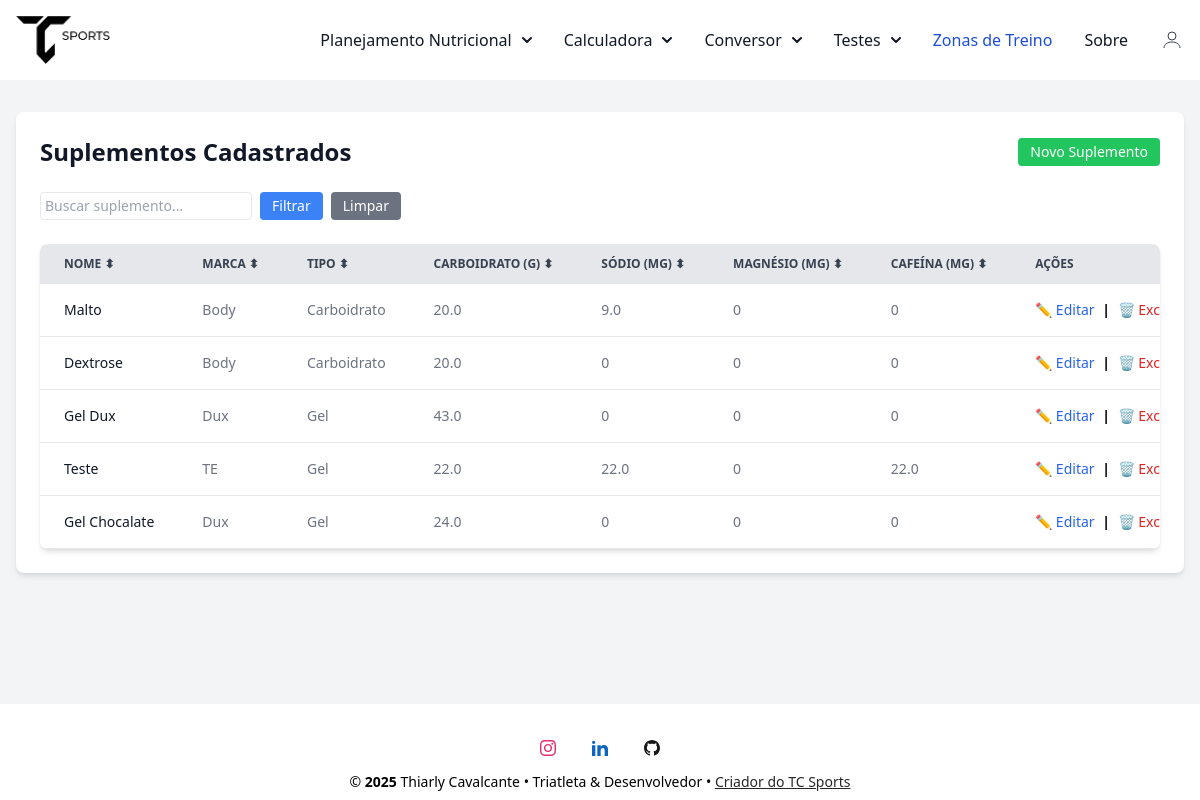
Page /suplementos (signed in) on the committed database.
### conversor/models.py (models this page shows, shortened)
class Suplemento(database.Model):
    __tablename__ = 'suplementos'
    id = database.Column(database.Integer, primary_key=True)
    user_id = database.Column(database.Integer, database.ForeignKey('user.id'), nullable=False)
    nome = database.Column(database.String(100), nullable=False)
    tipo = database.Column(database.String(50), nullable=False)
    marca = database.Column(database.String(50))
    carbo = database.Column(database.Float)
    sodio = database.Column(database.Float)
    magnesio = database.Column(database.Float)
    potassio = database.Column(database.Float)
    calcio = database.Column(database.Float)
    cafeina = database.Column(database.Float)
    taurina = database.Column(database.Float)
    beta_alanina = database.Column(database.Float)
    citrulina = database.Column(database.Float)
    creatina = database.Column(database.Float)
    coq10 = database.Column(database.Float)
    carnitina = database.Column(database.Float)
    leucina = database.Column(database.Float)
    isoleucina = database.Column(database.Float)
    valina = database.Column(database.Float)
    arginina = database.Column(database.Float)
    vit_b1 = database.Column(database.Float)
    vit_b2 = database.Column(database.Float)
    vit_b3 = database.Column(database.Float)
    vit_b6 = database.Column(database.Float)
    vit_b7 = database.Column(database.Float)
    vit_b9 = database.Column(database.Float)
    vit_b12 = database.Column(database.Float)
    vit_c = database.Column(database.Float)
    comentario = database.Column(database.Text)  # campo livre para observações
    ingredientes = database.Column(database.Text)  # composição ou descrição dos ingredientes

### conversor/router.py (the view)
@app.route('/suplementos')
@login_required
def listar_suplementos():
    filtro = request.args.get('filtro', '')
    ordenar = request.args.get('ordenar', '')
    direcao = request.args.get('direcao', 'desc')
    query = Suplemento.query.filter_by(user_id=current_user.id)  # 👈 só do usuário logado
    if filtro:
        query = query.filter(
            Suplemento.nome.ilike(f'%{filtro}%') | Suplemento.tipo.ilike(f'%{filtro}%')
        )
    if ordenar == 'carbo':
        query = query.order_by(Suplemento.carbo.asc() if direcao == 'asc' else Suplemento.carbo.desc())
    elif ordenar == 'sodio':
        query = query.order_by(Suplemento.sodio.asc() if direcao == 'asc' else Suplemento.sodio.desc())
    suplementos = query.all()
    return render_template(
        'listar_suplementos.html',
        suplementos=suplementos,
        filtro=filtro,
        ordenar=ordenar,
        direcao=direcao
    )

### conversor/models.py (called while the page is built)
@login_manager.user_loader
def load_user(user_id):
    return User.query.get(int(user_id))

### conversor/templates/listar_suplementos.html (shortened to what this page needs)
{% extends "base.html" %}
{% block content %}
<div class="flex flex-col items-center justify-center mt-8 px-4">
    <div class="w-full max-w-8xl p-6 bg-white rounded-lg shadow-md">
        <div class="flex flex-col sm:flex-row justify-between items-center mb-6 gap-4">
            <h1 class="text-2xl font-bold text-gray-900">Suplementos Cadastrados</h1>
            <a href="{{ url_for('novo_suplemento') }}" class="bg-green-500 hover:bg-blue-700 text-white px-3 py-1 text-sm rounded text-center">
                Novo Suplemento
            </a>
        </div>
        <form method="GET" class="flex flex-col sm:flex-row flex-wrap gap-2 mb-6 w-full">
          <input type="text" id="busca" placeholder="Buscar suplemento..." onkeyup="filtrarTabela()" class="border text-sm px-1 py-0.5 rounded w-full sm:w-auto">
            <button type="submit" class="bg-blue-500 text-white px-3 py-1 text-sm rounded hover:bg-blue-700 w-full sm:w-auto">
                Filtrar
            </button>
            <a href="{{ url_for('listar_suplementos') }}" class="bg-gray-500 text-white px-3 py-1 text-sm rounded hover:bg-gray-700 w-full sm:w-auto text-center">
                Limpar
            </a>
        </form>
        {% if suplementos %}
        <div class="relative overflow-x-auto shadow-md sm:rounded-lg">
            <table class="w-full text-sm text-left rtl:text-right text-gray-500 dark:text-gray-400">
              <thead class="text-xs text-gray-700 uppercase bg-gray-200 dark:bg-gray-700 dark:text-gray-400">
                <tr>
                  <th scope="col" class="px-6 py-3 whitespace-nowrap truncate cursor-pointer" onclick="sortTable(0)">Nome ⬍</th>
                  <th scope="col" class="px-6 py-3 whitespace-nowrap truncate cursor-pointer" onclick="sortTable(1)">Marca ⬍</th>
                  <th scope="col" class="px-6 py-3 whitespace-nowrap truncate cursor-pointer" onclick="sortTable(2)">Tipo ⬍</th>
                  <th scope="col" class="px-6 py-3 whitespace-nowrap truncate cursor-pointer" onclick="sortTable(3, true)">Carboidrato (g) ⬍</th>
                  <th scope="col" class="px-6 py-3 whitespace-nowrap truncate cursor-pointer" onclick="sortTable(4, true)">Sódio (mg) ⬍</th>
                  <th scope="col" class="px-6 py-3 whitespace-nowrap truncate cursor-pointer" onclick="sortTable(5, true)">Magnésio (mg) ⬍</th>
                  <th scope="col" class="px-6 py-3 whitespace-nowrap truncate cursor-pointer" onclick="sortTable(6, true)">Cafeína (mg) ⬍</th>
                  <th scope="col" class="px-6 py-3 whitespace-nowrap truncate cursor-pointer">Ações</th>
                </tr>
              </thead>
                <tbody>
                    {% for suplemento in suplementos %}
                    <tr class="bg-white border-b dark:bg-gray-800 dark:border-gray-700 border-gray-200">
                        <th scope="row" class="px-6 py-4 font-medium text-gray-900 whitespace-nowrap dark:text-white whitespace-nowrap">{{ suplemento.nome }}</th>
                        <td class="px-6 py-4 whitespace-nowrap">{{ suplemento.marca }}</td>
                        <td class="px-6 py-4 whitespace-nowrap">{{ suplemento.tipo }}</td>
                        <td class="px-6 py-4 whitespace-nowrap">{{ suplemento.carbo or 0 }}</td>
                        <td class="px-6 py-4 whitespace-nowrap">{{ suplemento.sodio or 0 }}</td>
                        <td class="px-6 py-4 whitespace-nowrap">{{ suplemento.magnesio or 0 }}</td>
                        <td class="px-6 py-4 whitespace-nowrap">{{ suplemento.cafeina or 0 }}</td>
                        <td class="px-6 py-4 whitespace-nowrap">
                            <a href="{{ url_for('editar_suplemento', id=suplemento.id) }}" class="text-blue-600 text-sm hover:underline">✏️ Editar</a>
                            <span class="mx-1">|</span>
                            <a href="{{ url_for('excluir_suplemento', id=suplemento.id) }}" class="text-red-600 text-sm hover:underline" onclick="return confirm('Tem certeza que deseja excluir?')">🗑️ Excluir</a>
                        </td>
                    </tr>
                    {% endfor %}
                </tbody>
            </table>
        </div>
        {% else %}
        <p class="text-center text-gray-500">Nenhum suplemento cadastrado ainda.</p>
        {% endif %}
    </div>
</div>
{% endblock %}

### conversor/templates/base.html (shortened to what this page needs)
<!DOCTYPE html>
<html lang="pt">
<head>
    <link rel="stylesheet" href="https://cdnjs.cloudflare.com/ajax/libs/font-awesome/6.5.0/css/all.min.css">
    <script src="https://cdn.tailwindcss.com"></script>
    <link rel="stylesheet" href="{{ url_for('static', filename='css/style.css') }}">
</head>
<body>
    {% include 'navbar.html' %}
    <div class="content">
    {% block content %}
    {% endblock %}
    </div>
<footer class="w-full bg-white border-gray-200 text-center text-white dark:bg-neutral-600">
    <div class="pt-9 w-full">
      <div class="mb-2 flex justify-center">
        <a href="https://www.instagram.com/thiarly_tc/" target="_blank" class="mr-9 text-neutral-800 dark:text-neutral-200" aria-label="Instagram">
        </a>
        <a href="https://www.linkedin.com/in/thiarly-cavalcante-b0aa6056/" target="_blank" class="mr-9 text-neutral-800 dark:text-neutral-200" aria-label="Linkedin">
        </a>
        <a href="https://github.com/thiarly" target="_blank" class="text-neutral-800 dark:text-neutral-200" aria-label="Github">
        </a>
      </div>
    </div>
<div class="w-full text-sm bg-white p-2 text-center text-black dark:bg-neutral-700 dark:text-neutral-200">
  &copy; <span id="copyrightYear"></span> Thiarly Cavalcante • Triatleta & Desenvolvedor •
  <a
    class="text-neutral-800 dark:text-neutral-400 underline hover:text-blue-500"
    href="https://tccavalcante.com" target="_blank"
  >
    Criador do TC Sports
  </a>
</div>
  </footer>
</body>
</html>

### conversor/templates/navbar.html (shortened to what this page needs)
<!DOCTYPE html>
<html lang="en">
<head>
    <script src="https://cdn.tailwindcss.com"></script>
</head>
<body class="bg-gray-100">
<nav class="bg-white border-gray-200 dark:bg-gray-900 dark:border-gray-700">
  <div class="max-w-screen-xl flex flex-wrap items-center justify-between mx-auto p-4">
    <a href="{{url_for('zonas')}}" class="flex items-center">
      <img src="{{ url_for('static', filename='image/tcsports1.png')}}" class="h-12 mr-3 " alt="Flowbite Logo" />
    </a>
    <div class="hidden w-full md:block md:w-auto" id="divNav">
      <ul class="flex flex-col font-medium p-4 md:p-0 mt-4 border border-gray-100 rounded-lg bg-gray-50 md:space-x-8 rtl:space-x-reverse md:flex-row md:mt-0 md:border-0 md:bg-white dark:bg-gray-800 md:dark:bg-gray-900 dark:border-gray-700">
        <li class="relative">
          <button id="dropdownNavbarLink4" data-dropdown-toggle="dropdownNavbar" class="flex items-center justify-between w-full py-2 px-3 text-gray-900 rounded hover:bg-gray-100 md:hover:bg-transparent md:border-0 md:hover:text-blue-700 md:p-0 md:w-auto dark:text-white md:dark:hover:text-blue-500 dark:focus:text-white dark:border-gray-700 dark:hover:bg-gray-700 md:dark:hover:bg-transparent">Planejamento Nutricional <svg class="w-2.5 h-2.5 ms-2.5" aria-hidden="true" xmlns="http://www.w3.org/2000/svg" fill="none" viewBox="0 0 10 6">
    <path stroke="currentColor" stroke-linecap="round" stroke-linejoin="round" stroke-width="2" d="m1 1 4 4 4-4"/>
    </svg></button>
      </li>
        <li class="relative">
            <button id="dropdownNavbarLink1" data-dropdown-toggle="dropdownNavbar" class="flex items-center justify-between w-full py-2 px-3 text-gray-900 rounded hover:bg-gray-100 md:hover:bg-transparent md:border-0 md:hover:text-blue-700 md:p-0 md:w-auto dark:text-white md:dark:hover:text-blue-500 dark:focus:text-white dark:border-gray-700 dark:hover:bg-gray-700 md:dark:hover:bg-transparent">Calculadora <svg class="w-2.5 h-2.5 ms-2.5" aria-hidden="true" xmlns="http://www.w3.org/2000/svg" fill="none" viewBox="0 0 10 6">
    <path stroke="currentColor" stroke-linecap="round" stroke-linejoin="round" stroke-width="2" d="m1 1 4 4 4-4"/>
  </svg></button>
        </li>
        <li class="relative">
          <button id="dropdownNavbarLink2" data-dropdown-toggle="dropdownNavbar" class="flex items-center justify-between w-full py-2 px-3 text-gray-900 rounded hover:bg-gray-100 md:hover:bg-transparent md:border-0 md:hover:text-blue-700 md:p-0 md:w-auto dark:text-white md:dark:hover:text-blue-500 dark:focus:text-white dark:border-gray-700 dark:hover:bg-gray-700 md:dark:hover:bg-transparent">Conversor <svg class="w-2.5 h-2.5 ms-2.5" aria-hidden="true" xmlns="http://www.w3.org/2000/svg" fill="none" viewBox="0 0 10 6">
  <path stroke="currentColor" stroke-linecap="round" stroke-linejoin="round" stroke-width="2" d="m1 1 4 4 4-4"/>
</svg></button>
      </li>
      <li class="relative">
        <button id="dropdownNavbarLink3" data-dropdown-toggle="dropdownNavbar" class="flex items-center justify-between w-full py-2 px-3 text-gray-900 rounded hover:bg-gray-100 md:hover:bg-transparent md:border-0 md:hover:text-blue-700 md:p-0 md:w-auto dark:text-white md:dark:hover:text-blue-500 dark:focus:text-white dark:border-gray-700 dark:hover:bg-gray-700 md:dark:hover:bg-transparent">Testes <svg class="w-2.5 h-2.5 ms-2.5" aria-hidden="true" xmlns="http://www.w3.org/2000/svg" fill="none" viewBox="0 0 10 6">
<path stroke="currentColor" stroke-linecap="round" stroke-linejoin="round" stroke-width="2" d="m1 1 4 4 4-4"/>
</svg></button>
    </li>
        <li>
          <a href="zonas" class="block py-2 px-3 text-white bg-blue-700 rounded md:bg-transparent md:text-blue-700 md:p-0 md:dark:text-blue-500 dark:bg-blue-600 md:dark:bg-transparent" aria-current="page">Zonas de Treino</a>
        </li>
        <li>
          <a href="sobre" class="block py-2 px-3 text-gray-900 rounded hover:bg-gray-100 md:hover:bg-transparent md:border-0 md:hover:text-blue-700 md:p-0 dark:text-white md:dark:hover:text-blue-500 dark:hover:bg-gray-700 dark:hover:text-white md:dark:hover:bg-transparent">Sobre</a>
        </li>
        {% if current_user.is_authenticated %}
        <li class="relative">
          <button id="userDropdown" class="flex items-center space-x-2 text-gray-700 dark:text-white">
            <svg xmlns="http://www.w3.org/2000/svg" class="w-6 h-6" fill="none" viewBox="0 0 24 24" stroke="currentColor">
              <circle cx="12" cy="8" r="4" />
              <path d="M4 20c0-4 4-6 8-6s8 2 8 6" />
            </svg>
          </button>
        </li>
        {% endif %}
    </div>
  </div>
</nav>
</body>
</html>

### conversor/static/css/style.css (style rules this page uses)
span { color: black; font-weight: bold; }
html { height: 100%; }
body { display: flex; flex-direction: column; min-height: 100vh; margin: 0; }
.content { flex: 1 0 auto; }
footer { flex-shrink: 0; }

### rows in the picture
Suplemento: nome "Malto", marca "Body", tipo "Carboidrato", carbo "20.0", sodio "9.0", magnesio "0", cafeina "0"
Suplemento: nome "Dextrose", marca "Body", tipo "Carboidrato", carbo "20.0", sodio "0", magnesio "0", cafeina "0"
Suplemento: nome "Gel Dux", marca "Dux", tipo "Gel", carbo "43.0", sodio "0", magnesio "0", cafeina "0"
Suplemento: nome "Teste", marca "TE", tipo "Gel", carbo "22.0", sodio "22.0", magnesio "0", cafeina "22.0"
Suplemento: nome "Gel Chocalate", marca "Dux", tipo "Gel", carbo "24.0", sodio "0", magnesio "0", cafeina "0"
